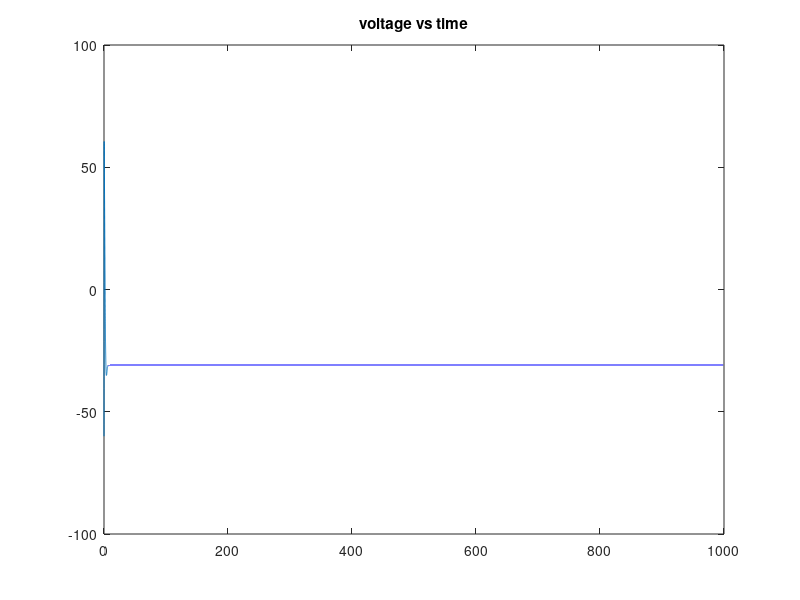
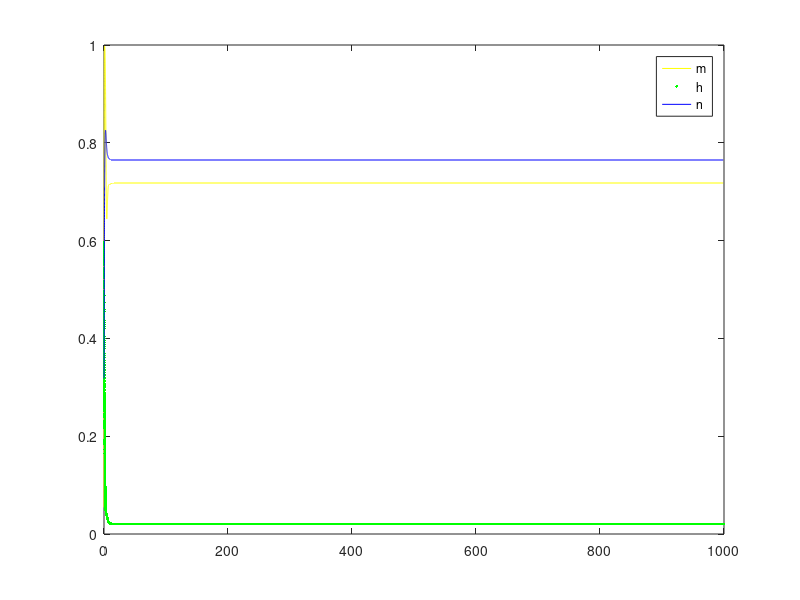
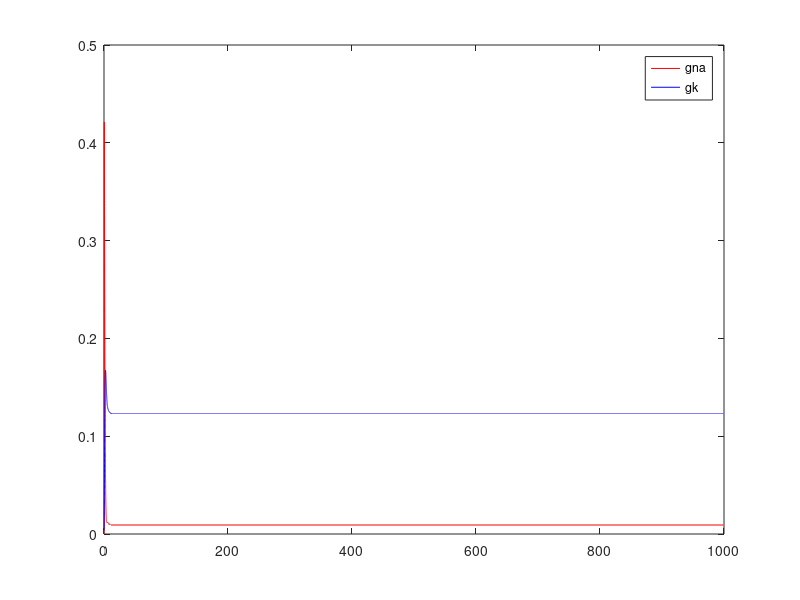

These figures' MATLAB source, in order:
%THIS PROGRAM DEMONSTRATES HODGKIN HUXLEY MODEL IN CURRENT CLAMP EXPERIMENTS AND SHOWS ACTION POTENTIAL PROPAGATION
%Time is in secs, voltage in mvs, conductances in m mho/mm^2, capacitance in uF/mm^2

% threshold value of current is 0.0223

ImpCur=input('enter the value of the impulse current in microamperes: ');
%TimeTot=input('enter the time for which stimulus is applied in milliseconds');


gkmax=.36;
vk=-77; 
gnamax=1.20;
vna=50; 
gl=0.003;
vl=-54.387; 
cm=.01; 

dt=0.01;
niter=100000;
t=(1:niter)*dt;
iapp=ImpCur*ones(1,niter);
%for i=1:100
 %   iapp(1,i)=ImpCur;
 %end;
 
j = 1; peakNum = [];
currMax = 0.75;
thresholdVoltage = 7.5;

 
% for curr=0:0.001:currMax
v=-64.9964;
m=0.0530;
h=0.5960;
n=0.3177;

gnahist=zeros(1,niter);
gkhist=zeros(1,niter);
vhist=zeros(1,niter);
mhist=zeros(1,niter);
hhist=zeros(1,niter);
nhist=zeros(1,niter);

% iapp=curr*ones(1,niter);
    for iter=1:niter
      gna=gnamax*m^3*h; 
      gk=gkmax*n^4; 
      gtot=gna+gk+gl;
      vinf = ((gna*vna+gk*vk+gl*vl)+ iapp(iter))/gtot;
      tauv = cm/gtot;
      v=vinf+(v-vinf)*exp(-dt/tauv);
      alpham = 0.1*(v+40)/(1-exp(-(v+40)/10));
      betam = 4*exp(-0.0556*(v+65));
      alphan = 0.01*(v+55)/(1-exp(-(v+55)/10));
      betan = 0.125*exp(-(v+65)/80);
      alphah = 0.07*exp(-0.05*(v+65));
      betah = 1/(1+exp(-0.1*(v+35)));
      taum = 1/(alpham+betam);
      tauh = 1/(alphah+betah);
      taun = 1/(alphan+betan);
      minf = alpham*taum;
      hinf = alphah*tauh;
      ninf = alphan*taun;
      m=minf+(m-minf)*exp(-dt/taum);
      h=hinf+(h-hinf)*exp(-dt/tauh);
      n=ninf+(n-ninf)*exp(-dt/taun);
      vhist(iter)=v; mhist(iter)=m; hhist(iter)=h; nhist(iter)=n;
    end
%     peaks = findpeaks(vhist);
%     peakNum(j) = length(peaks(peaks > thresholdVoltage));
%     j = j + 1;
% end


figure(1)
%subplot(2,1,1)
plot(t,vhist)
title('voltage vs time')

figure(2)
%subplot(2,1,2)
plot(t,mhist,'y-', t,hhist,'g.',t,nhist,'b-')
legend('m','h','n')

figure(3)
gna=gnamax*(mhist.^3).*hhist; 
  gk=gkmax*nhist.^4;
  clf
  plot(t,gna,'r');
  hold on
  plot(t,gk,'b');
  legend('gna','gk')
  hold off
 
% figure(4)
% curr = 0:0.001:currMax;
% plot(curr,peakNum, 'LineWidth',2)
% title('Number of peaks Vs Iext')